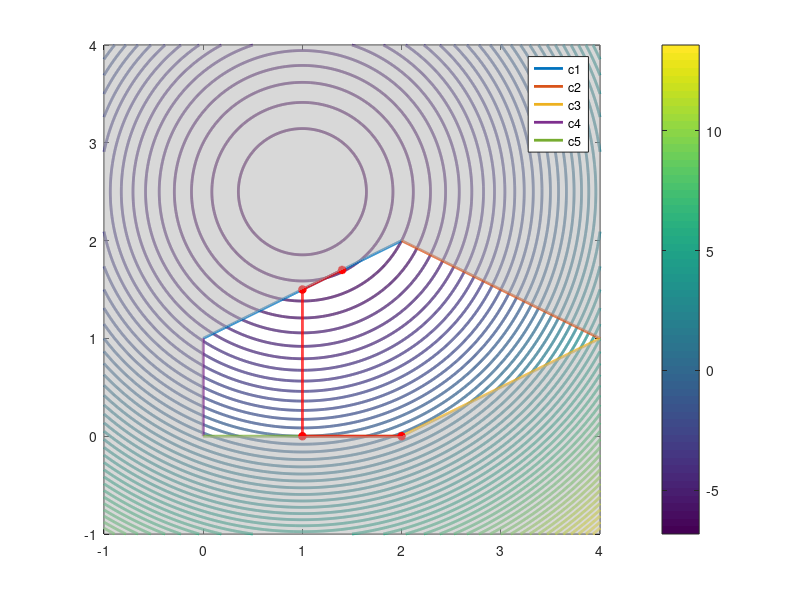

The MATLAB source for this figure:
x = -1:0.005:4;
y = -1:0.005:4;
[x1,x2] = meshgrid(x,y);
F = x1.^2 - x1.*2 + x2.^2 - x2.*5  ;

v= [0:2:10 10:2:100 100:10:200];
[c,h] = contour(x1,x2,F,50,'linewidth', 2);

colorbar

x11 = 0:0.005:2;
yc1 = 0.5*x11+1;
x22 = 2:0.005:4;
yc2 = -0.5*x22+3;
x3 = 2:0.005:4;
yc3 = 0.5*x3-1;
y44 = 0:0.005:1;
x44 = 0*y44;
x55 = 0:0.005:2;
yc5 = 0*x55;

x66 = 1:0.005:2;
y66 = 0*x66;

y77 = 0:0.005:1.5;
x77 = 1+0*y77;

x88 = 1:0.005:1.4;
y88 = 0.5*x88+1;
hold on
    c1 = plot(x11,yc1,'LineWidth',2)
    c2 = plot(x22,yc2,'LineWidth',2)
    c3 = plot(x3,yc3,'LineWidth',2)
    c4 = plot(x44,y44,'LineWidth',2)   
    c5 = plot(x55,yc5,'LineWidth',2)
    
    i0 = plot(2,0,'r*','LineWidth',2)
    plot(x66,y66,'r','LineWidth',2)
    i1 = plot(1,0,'r*','LineWidth',2)
    plot(x77,y77,'r','LineWidth',2)
    i2 = plot(1,1.5,'r*','LineWidth',2)
    plot(x88,y88,'r','LineWidth',2)
    i3 = plot(1.4,1.7,'r*','LineWidth',2)
    
    legend([c1,c2,c3,c4,c5],'c1','c2','c3','c4','c5')
%     legend([i0,i1,i2,i3],'x0','x1','x2','x3')
    
    t=fill([2 4 4 2],[0 1 0 0],[0.7 0.7 0.7],'facealpha',0.5);
    set(t,'EdgeColor','None');
    q=fill([2 4 4 2],[4 4 1 2],[0.7 0.7 0.7],'facealpha',0.5);
    set(q,'EdgeColor','None');
    w=fill([0 2 2 0],[4 4 2 1],[0.7 0.7 0.7],'facealpha',0.5);
    set(w,'EdgeColor','None');
    e=fill([-1 0 0 -1],[4 4 0 0],[0.7 0.7 0.7],'facealpha',0.5);
    set(e,'EdgeColor','None');
    r=fill([-1 4 4 -1],[0 0 -1 -1],[0.7 0.7 0.7],'facealpha',0.5);
    set(r,'EdgeColor','None');
hold off
